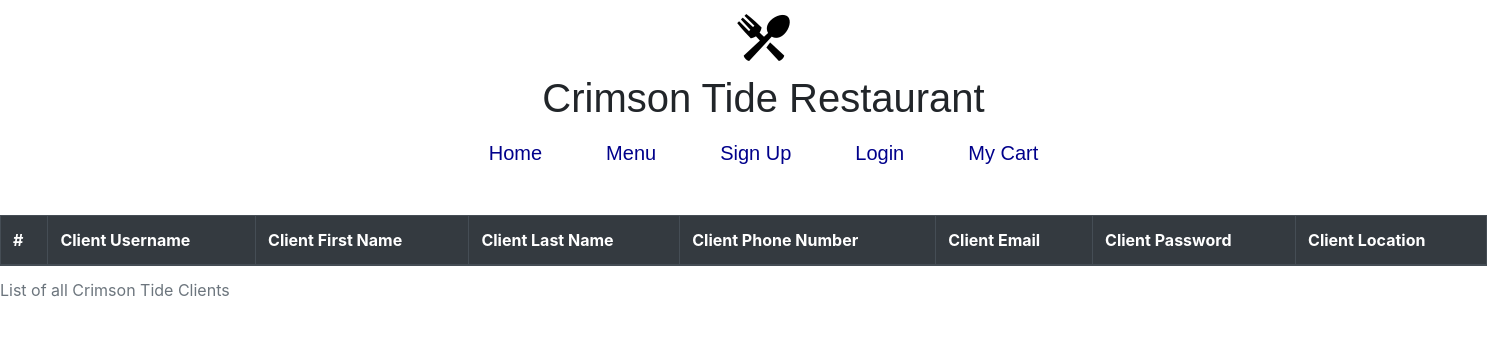
The app's page /hq/showClients.php, older data.
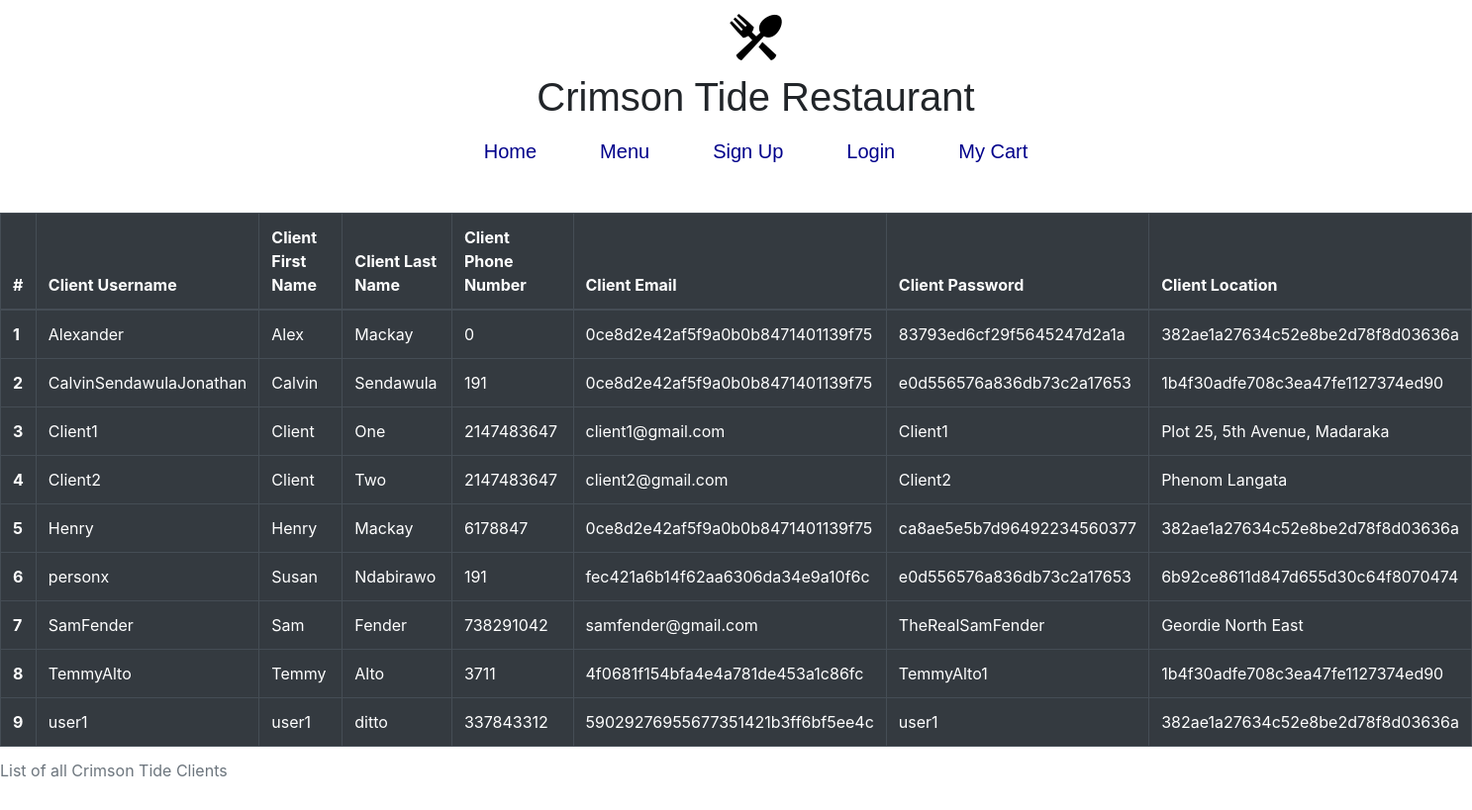
The same page, newer data.
### tables this page shows
CREATE TABLE `crimson_client` (
  `clientUsername` varchar(25) NOT NULL,
  `clientFName` varchar(25) NOT NULL,
  `clientLName` varchar(25) NOT NULL,
  `clientPhone` int(9) NOT NULL,
  `clientEmail` varchar(50) NOT NULL,
  `clientPassword` varchar(25) NOT NULL,
  `clientLocation` varchar(50) NOT NULL
);

### hq/showClients.php (the view, shortened to what this page needs)
<!DOCTYPE html>
<html>
<head>
	<?php
		include '../SharedFiles/metatags.php';
	 ?>
  	<link rel="stylesheet" href="../styles/main.css">
</head>
<body>
	<?php
		include '../SharedFiles/navBar.php';
	 ?>
	<table class="table table-bordered table-dark table-hover">
	<caption>List of all Crimson Tide Clients</caption>
	  <thead>
	    <tr>
	      <th scope="col">#</th>
	      <th scope="col">Client Username</th>
		  <th scope="col">Client First Name</th>
		  <th scope="col">Client Last Name</th>
		  <th scope="col">Client Phone Number</th>
		  <th scope="col">Client Email</th>
		  <th scope="col">Client Password</th>
		  <th scope="col">Client Location</th>
	    </tr>
	  </thead>
	  <tbody>
	  	<?php
$databaseHost = 'localhost';
$databaseName = 'crimson_tide_restaurant';
$databaseUsername = 'root';
$databasePassword = '';
$counter = 0;
$cser = mysqli_connect($databaseHost, $databaseUsername, $databasePassword, $databaseName);
$result = mysqli_query($cser, "SELECT * FROM Crimson_Client");
while($res = mysqli_fetch_array($result)) {
	$counter++;
?>
    <tr>
    	<th scope="row"><?php echo $counter ?></th>
        <td><?php echo $res['clientUsername']?></td>
        <td><?php echo $res['clientFName']?></td>
        <td><?php echo $res['clientLName']?></td>
        <td><?php echo $res['clientPhone']?></td>
        <td><?php echo $res['clientEmail']?></td>
        <td><?php echo $res['clientPassword']?></td>
        <td><?php echo $res['clientLocation']?></td>
    </tr>
<?php
}
?>
	  </tbody>
	</table>
</body>
</html>

Row changes from the older to the newer data that the page shows:
added crimson_client: clientUsername "Alexander", clientFName "Alex", clientLName "Mackay", clientPhone "0", clientEmail "0ce8d2e42af5f9a0b0b8471401139f75", clientPassword "83793ed6cf29f5645247d2a1a", clientLocation "382ae1a27634c52e8be2d78f8d03636a"
added crimson_client: clientUsername "CalvinSendawulaJonathan", clientFName "Calvin", clientLName "Sendawula", clientPhone "191", clientEmail "0ce8d2e42af5f9a0b0b8471401139f75", clientPassword "e0d556576a836db73c2a17653", clientLocation "1b4f30adfe708c3ea47fe1127374ed90"
added crimson_client: clientUsername "Client1", clientFName "Client", clientLName "One", clientPhone "2147483647", clientEmail "client1@gmail.com", clientPassword "Client1", clientLocation "Plot 25, 5th Avenue, Madaraka"
added crimson_client: clientUsername "Client2", clientFName "Client", clientLName "Two", clientPhone "2147483647", clientEmail "client2@gmail.com", clientPassword "Client2", clientLocation "Phenom Langata"
added crimson_client: clientUsername "Henry", clientFName "Henry", clientLName "Mackay", clientPhone "6178847", clientEmail "0ce8d2e42af5f9a0b0b8471401139f75", clientPassword "ca8ae5e5b7d96492234560377", clientLocation "382ae1a27634c52e8be2d78f8d03636a"
added crimson_client: clientUsername "personx", clientFName "Susan", clientLName "Ndabirawo", clientPhone "191", clientEmail "fec421a6b14f62aa6306da34e9a10f6c", clientPassword "e0d556576a836db73c2a17653", clientLocation "6b92ce8611d847d655d30c64f8070474"
added crimson_client: clientUsername "SamFender", clientFName "Sam", clientLName "Fender", clientPhone "738291042", clientEmail "samfender@gmail.com", clientPassword "TheRealSamFender", clientLocation "Geordie North East"
added crimson_client: clientUsername "TemmyAlto", clientFName "Temmy", clientLName "Alto", clientPhone "3711", clientEmail "4f0681f154bfa4e4a781de453a1c86fc", clientPassword "TemmyAlto1", clientLocation "1b4f30adfe708c3ea47fe1127374ed90"
added crimson_client: clientUsername "user1", clientFName "user1", clientLName "ditto", clientPhone "337843312", clientEmail "59029276955677351421b3ff6bf5ee4c", clientPassword "user1", clientLocation "382ae1a27634c52e8be2d78f8d03636a"
